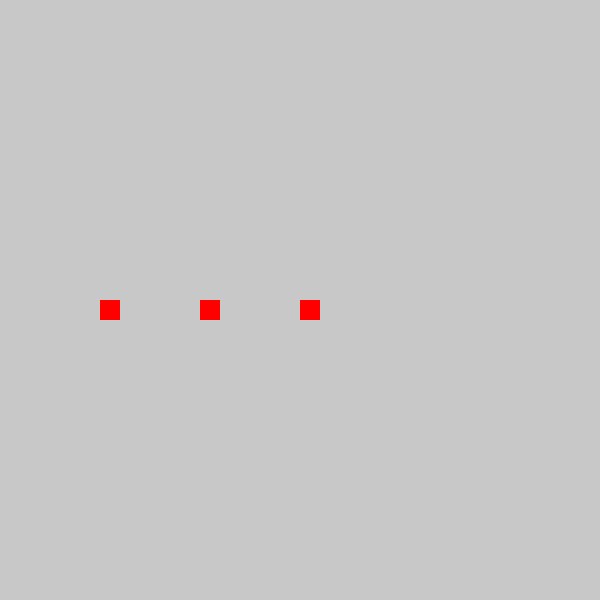
Frame 1 (no input)
Frame 60 (no input): identical to frame 1, image omitted
Frame 120 (the mouse pressed at the canvas centre since frame 60): blank canvas, image omitted

The p5.js sketch that drew this single still picture (run headless with seeded random() and noise() and a simulated clock; from frame 60 on, the mouse is pressed at the canvas centre):

// p5.js sketch
// ── sketch.js
function setup() {
  createCanvas( 600, 600);
  background(200);
}

function draw(){
background(200);


  for(var i = 0; i <3; i++){
 
    var offset = (100*i)+ 100;
    noStroke();
    fill( 255, 0, 0);
    push();
    rotate(mouseX/15, mouseY/15);
    rect(offset, 300, 20,20);
    pop();
  }
  
}
